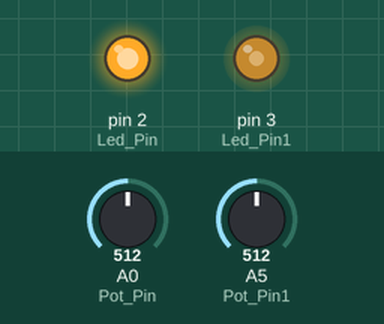
Bench run of a sketch on a simulated Arduino Uno, built with avr-gcc and run on an emulated ATmega328P. Shown: output pins drawn as LEDs (lit = HIGH). The inputs (shaded band) are chosen by the test bench; at power-on: A0 (Pot_Pin) = 512, A5 (Pot_Pin1) = 512.

Above: at 10.2 s.
10.3 s: A0 (Pot_Pin) set to 523
At 11.5 s:
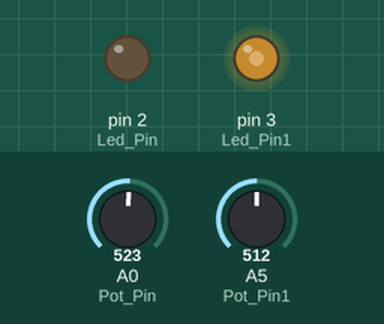
11.8 s: A5 (Pot_Pin1) set to 716
At 12.6 s:
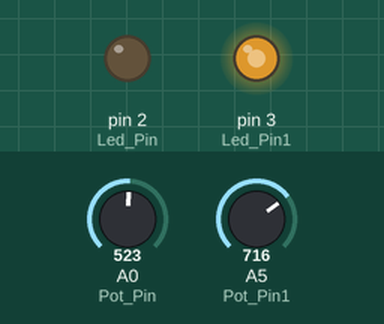
13.3 s: A0 (Pot_Pin) set to 511
At 13.7 s:
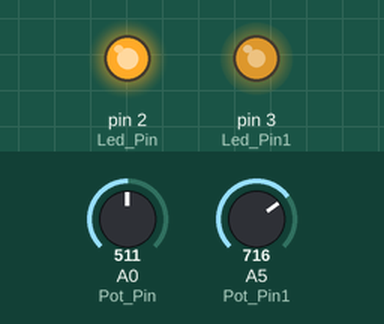
14.8 s: A5 (Pot_Pin1) set to 900
At 16.0 s:
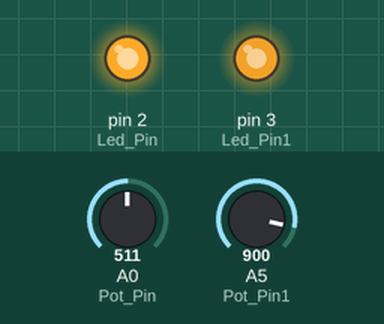
16.3 s: A0 (Pot_Pin) set to 716
At 17.2 s:
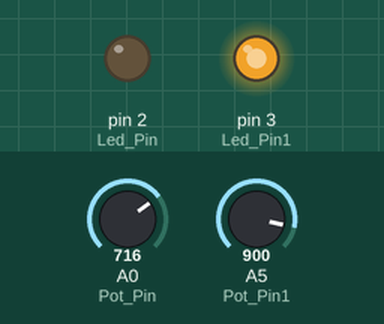
17.8 s: A0 (Pot_Pin) set to 306
At 18.4 s:
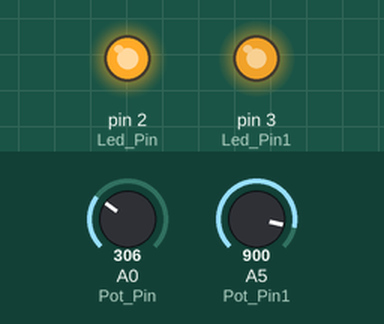
Timing chart, 0 to 20.3 s (numbered marks = the images above; inputs shaded):
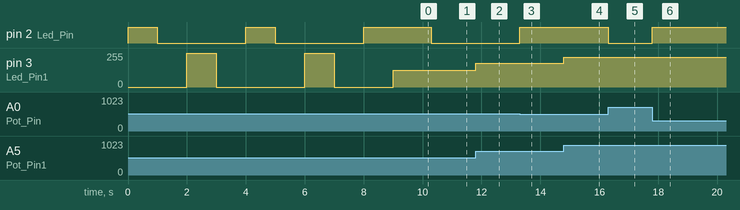

Measured:
- the behaviour switches between 513 and 514 on A0 (Pot_Pin) (found by bisection; images 0 and 1)
- after the input at 10.3 s, pin 2 (Led_Pin): HIGH → LOW at once
- after the input at 11.8 s, pin 3 (Led_Pin1): 127/255 → 178/255 at once
- after the input at 13.3 s, pin 2 (Led_Pin): LOW → HIGH at once
- after the input at 14.8 s, pin 3 (Led_Pin1): 178/255 → 224/255 at once
- after the input at 16.3 s, pin 2 (Led_Pin): HIGH → LOW at once
- after the input at 17.8 s, pin 2 (Led_Pin): LOW → HIGH at once

The sketch:

005_Clase_20.04.Codigo.ino
```cpp
int Led_Pin = 2;
int Led_Pin1= 3;
int Pot_Pin = A0;
int Pot_Pin1 =  A5;
int sensorValue = 0;
int sensorValue1 = 0;
int outputValue = 0;
int outputValue1 = 0;
void setup()
{
  pinMode(Led_Pin, OUTPUT);
  pinMode(Led_Pin1, OUTPUT);
  Test_Led();
}
void loop()
{
  sensorValue = analogRead(Pot_Pin);
  sensorValue1 = analogRead(Pot_Pin1);
  outputValue=map(sensorValue,0,1023,255,0);
  outputValue1=map(sensorValue1,0, 1023, 0, 255);
  analogWrite(Led_Pin,outputValue);
  analogWrite(Led_Pin1, outputValue1);
}
void Test_Led()
{
  digitalWrite(Led_Pin, HIGH);
  delay(1000);
  digitalWrite(Led_Pin, LOW);
  delay(1000);
  digitalWrite(Led_Pin1,HIGH);
  delay(1000);
  digitalWrite(Led_Pin1,LOW);
  delay(1000);
  digitalWrite(Led_Pin, HIGH);
  delay(1000);
  digitalWrite(Led_Pin, LOW);
  delay(1000);
  digitalWrite(Led_Pin1,HIGH);
  delay(1000);
  digitalWrite(Led_Pin1,LOW);
  delay(1000);
  digitalWrite(Led_Pin,HIGH);
  delay(1000);
  digitalWrite(Led_Pin1,LOW);
}
  
```
